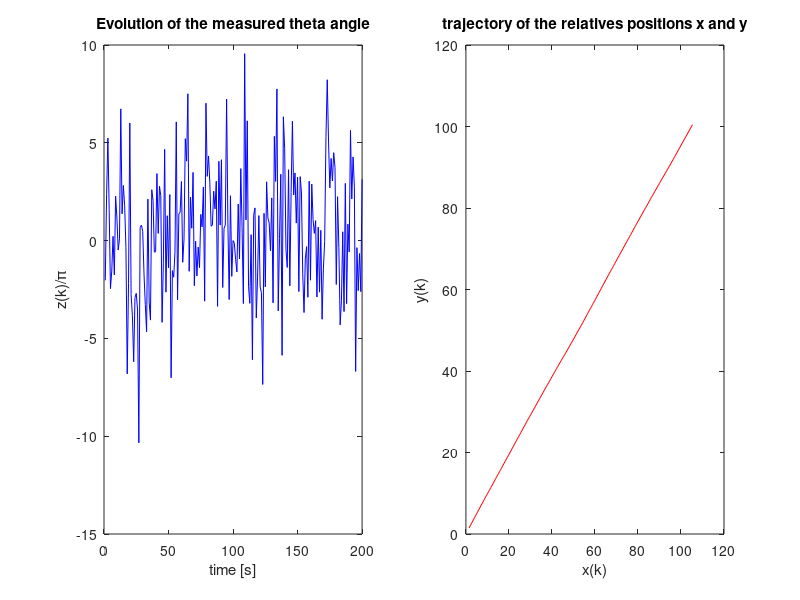

The MATLAB script that drew this image:
function[Z,Abs,Coo]=Q2()
% time period
T = 0.5;
% initial vector
x0 = [1 1 1 1]';
% preallocating
X = zeros(4,200);
Z = zeros(1,200);
% construction of matrix F
F = eye(4,4);
F(1,3) = T;
F(2,4) = T;
% G
G = [T^2/2 0; 0 T^2/2; T 0; 0 T];
% sigma_a and sigma_theta
sigm_a = 0.01;
sigm_th = 10;
% v random gaussian noise of variance sigma_a*I and zero-mean (iid) 
% w random gaussian noise of variance sigma_theta and zero-mean
%for m=1:5000
v = randn(2,200)*sigm_a;
w = randn(1,200)*sigm_th;
for k = 1:200
    eps = G*v(:,k);
    if k == 1
        X(:,k) = F*x0 + eps;
    else
        X(:,k) = F*X(:,k-1) + eps;
    end
    
    if X(1,k)>=0 && X(2,k)>=0
        Z(1,k) = atan(abs(X(1,k)/X(2,k)))+w(1,k);
    elseif X(1,k)>0 && X(2,k)<0
        Z(1,k) = pi - atan(abs(X(1,k)/X(2,k)))+w(1,k);
    elseif X(1,k)<0 && X(2,k)<0
        Z(1,k) = pi + atan(abs(X(1,k)/X(2,k)))+w(1,k);
    else
        Z(1,k) = 2*pi - atan(abs(X(1,k)/X(2,k)))+w(1,k);
    end
end

% representations
subplot(1,2,2)
plot(X(1,:),X(2,:),'r')
xlabel('x(k)');
ylabel('y(k)');
title('trajectory of the relatives positions x and y')

Zpi = Z.*(1/pi);
subplot(1,2,1)
plot(Zpi,'b')
xlabel('time [s]')
ylabel('z(k)/\pi')
title('Evolution of the measured theta angle')
end
